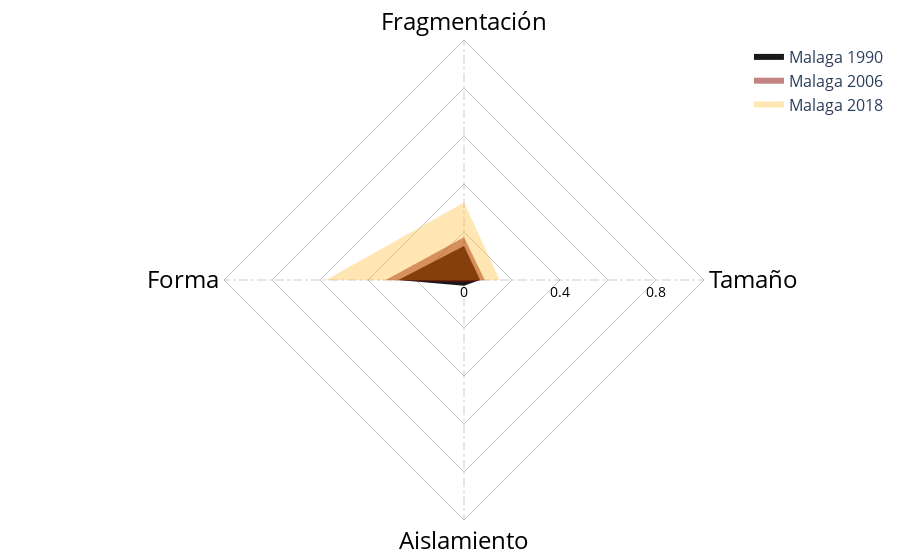

This figure's notebook cell:
### Code cell
import plotly.graph_objects as go

categories = ['Tamaño','Fragmentación','Forma', 'Aislamiento']

fig = go.Figure()

fig.add_trace(go.Scatterpolar(
      r=[Malaga_1990.iloc[0,3],Malaga_1990.iloc[0,4],Malaga_1990.iloc[0,5],Malaga_1990.iloc[0,6]],
      theta=categories,
      fill = 'toself',
      fillcolor = 'rgba(0,0, 0, 0.9)',
      name='Malaga 1990',
      mode = 'none'
))
fig.add_trace(go.Scatterpolar(
      r=[Malaga_2006.iloc[0,3],Malaga_2006.iloc[0,4],Malaga_2006.iloc[0,5],Malaga_2006.iloc[0,6]],
      theta=categories,
      fill = 'toself',
      fillcolor = 'rgba(136, 8, 8, 0.5)',
      name='Malaga 2006',
      mode = 'none'
))

fig.add_trace(go.Scatterpolar(
      r=[Malaga_2018.iloc[0,3],Malaga_2018.iloc[0,4],Malaga_2018.iloc[0,5],Malaga_2018.iloc[0,6]],
      theta=categories, 
      fill = 'toself',
      fillcolor='rgba(255, 173, 1, 0.3)',
      mode = 'none',
      name='Malaga 2018'
))



fig.update_layout(
  showlegend=True, legend=dict(
    title_font_family='Courier New',
    font=dict(
        size=16
    )),
  margin=dict(l=190, r=40, t=40, b=40),
  polar=dict(
    gridshape = "linear", # linear or circular forma de grid
    bgcolor = "rgb(255, 255, 255)",
    angularaxis = dict(
      color = "rgb(0, 0, 0)",
      gridcolor =  "rgba(0, 0, 0,0.2)",
      griddash = "dashdot",
      gridwidth = 1,
      layer = "below traces",
      linecolor = "rgba(0, 0, 0,0.2)",
      rotation = 0,
      showgrid = True,
      showline = True,
      tickfont = dict(
        size = 24
      ),
      ticklabelstep = 1
      
      
      
        
      ),
    
    radialaxis=dict(
      
      angle = 0,
      visible=True,
      range=[0, 1],
      color = "rgba(190, 190, 190,1)",
      gridcolor = 'rgba(0, 0, 0, 0.2)',
      gridwidth = 1,
      layer = "above traces",
      linecolor = "rgba(190,190,190,1)",
      linewidth = 0,
      tickangle = 0,
      showline = True,
      tickfont=dict(
        color = "black",
        size = 14),
      ticklabelstep = 2
  ))

           

  
)



fig.show()

#write_image(fig, file, format=None, scale=None, width=None, height=None, validate=True, engine='auto')¶

fig.write_image("Malaga_scale.png", format = "png", width = '800', height = '800', scale = 2, validate = True, engine="kaleido")

### Figure 1 — Plotly figure (JSON) as saved in the notebook; plotly's stock layout.template omitted (floating-point values rounded to 4 significant figures)
{"data": [{"fill": "toself", "fillcolor": "rgba(0,0, 0, 0.9)", "mode": "none", "name": "Malaga 1990", "r": [0.0672, 0.1412, 0.2737, 0.0235], "theta": ["Tamaño", "Fragmentación", "Forma", "Aislamiento"], "type": "scatterpolar"}, {"fill": "toself", "fillcolor": "rgba(136, 8, 8, 0.5)", "mode": "none", "name": "Malaga 2006", "r": [0.08658, 0.178, 0.3257, 0.01024], "theta": ["Tamaño", "Fragmentación", "Forma", "Aislamiento"], "type": "scatterpolar"}, {"fill": "toself", "fillcolor": "rgba(255, 173, 1, 0.3)", "mode": "none", "name": "Malaga 2018", "r": [0.1485, 0.3233, 0.5749, 0.002208], "theta": ["Tamaño", "Fragmentación", "Forma", "Aislamiento"], "type": "scatterpolar"}], "layout": {"legend": {"font": {"size": 16}, "title": {"font": {"family": "Courier New"}}}, "margin": {"b": 40, "l": 190, "r": 40, "t": 40}, "polar": {"angularaxis": {"color": "rgb(0, 0, 0)", "gridcolor": "rgba(0, 0, 0,0.2)", "griddash": "dashdot", "gridwidth": 1, "layer": "below traces", "linecolor": "rgba(0, 0, 0,0.2)", "rotation": 0, "showgrid": true, "showline": true, "tickfont": {"size": 24}, "ticklabelstep": 1}, "bgcolor": "rgb(255, 255, 255)", "gridshape": "linear", "radialaxis": {"angle": 0, "color": "rgba(190, 190, 190,1)", "gridcolor": "rgba(0, 0, 0, 0.2)", "gridwidth": 1, "layer": "above traces", "linecolor": "rgba(190,190,190,1)", "linewidth": 0, "range": [0, 1], "showline": true, "tickangle": 0, "tickfont": {"color": "black", "size": 14}, "ticklabelstep": 2, "visible": true}}, "showlegend": true}}
